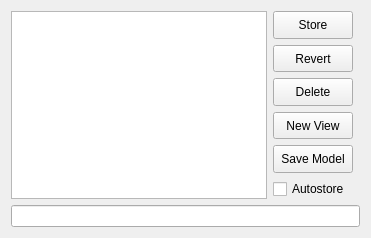
<?xml version="1.0" encoding="UTF-8"?>
<ui version="4.0">
 <class>imodvViewsForm</class>
 <widget class="QWidget" name="imodvViewsForm">
  <property name="geometry">
   <rect>
    <x>0</x>
    <y>0</y>
    <width>371</width>
    <height>238</height>
   </rect>
  </property>
  <property name="sizePolicy">
   <sizepolicy hsizetype="Minimum" vsizetype="Preferred">
    <horstretch>0</horstretch>
    <verstretch>0</verstretch>
   </sizepolicy>
  </property>
  <property name="focusPolicy">
   <enum>Qt::StrongFocus</enum>
  </property>
  <property name="windowTitle">
   <string>3dmodv Views</string>
  </property>
  <layout class="QVBoxLayout" name="verticalLayout">
   <item>
    <layout class="QHBoxLayout" name="horizontalLayout">
     <item>
      <widget class="QListWidget" name="viewListBox">
       <property name="sizePolicy">
        <sizepolicy hsizetype="Fixed" vsizetype="Expanding">
         <horstretch>0</horstretch>
         <verstretch>0</verstretch>
        </sizepolicy>
       </property>
       <property name="focusPolicy">
        <enum>Qt::NoFocus</enum>
       </property>
       <property name="editTriggers">
        <set>QAbstractItemView::NoEditTriggers</set>
       </property>
       <property name="showDropIndicator" stdset="0">
        <bool>false</bool>
       </property>
       <property name="selectionRectVisible">
        <bool>false</bool>
       </property>
      </widget>
     </item>
     <item>
      <layout class="QVBoxLayout">
       <property name="spacing">
        <number>6</number>
       </property>
       <property name="margin">
        <number>0</number>
       </property>
       <item>
        <widget class="QPushButton" name="storeButton">
         <property name="sizePolicy">
          <sizepolicy hsizetype="Fixed" vsizetype="Fixed">
           <horstretch>0</horstretch>
           <verstretch>0</verstretch>
          </sizepolicy>
         </property>
         <property name="maximumSize">
          <size>
           <width>80</width>
           <height>32767</height>
          </size>
         </property>
         <property name="focusPolicy">
          <enum>Qt::NoFocus</enum>
         </property>
         <property name="toolTip">
          <string>Save current model properties in selected view</string>
         </property>
         <property name="text">
          <string>Store</string>
         </property>
        </widget>
       </item>
       <item>
        <widget class="QPushButton" name="revertButton">
         <property name="sizePolicy">
          <sizepolicy hsizetype="Fixed" vsizetype="Fixed">
           <horstretch>0</horstretch>
           <verstretch>0</verstretch>
          </sizepolicy>
         </property>
         <property name="maximumSize">
          <size>
           <width>80</width>
           <height>32767</height>
          </size>
         </property>
         <property name="focusPolicy">
          <enum>Qt::NoFocus</enum>
         </property>
         <property name="toolTip">
          <string>Return to the stored values of the currently selected view</string>
         </property>
         <property name="text">
          <string>Revert</string>
         </property>
        </widget>
       </item>
       <item>
        <widget class="QPushButton" name="deleteButton">
         <property name="sizePolicy">
          <sizepolicy hsizetype="Fixed" vsizetype="Fixed">
           <horstretch>0</horstretch>
           <verstretch>0</verstretch>
          </sizepolicy>
         </property>
         <property name="maximumSize">
          <size>
           <width>80</width>
           <height>32767</height>
          </size>
         </property>
         <property name="focusPolicy">
          <enum>Qt::NoFocus</enum>
         </property>
         <property name="toolTip">
          <string>Remove the currently selected view from the list</string>
         </property>
         <property name="text">
          <string>Delete</string>
         </property>
        </widget>
       </item>
       <item>
        <widget class="QPushButton" name="newButton">
         <property name="sizePolicy">
          <sizepolicy hsizetype="Fixed" vsizetype="Fixed">
           <horstretch>0</horstretch>
           <verstretch>0</verstretch>
          </sizepolicy>
         </property>
         <property name="maximumSize">
          <size>
           <width>80</width>
           <height>32767</height>
          </size>
         </property>
         <property name="focusPolicy">
          <enum>Qt::NoFocus</enum>
         </property>
         <property name="toolTip">
          <string>Add a new view to the list with the properties of current display</string>
         </property>
         <property name="text">
          <string>New View</string>
         </property>
        </widget>
       </item>
       <item>
        <widget class="QPushButton" name="saveButton">
         <property name="sizePolicy">
          <sizepolicy hsizetype="Fixed" vsizetype="Fixed">
           <horstretch>0</horstretch>
           <verstretch>0</verstretch>
          </sizepolicy>
         </property>
         <property name="maximumSize">
          <size>
           <width>80</width>
           <height>32767</height>
          </size>
         </property>
         <property name="focusPolicy">
          <enum>Qt::NoFocus</enum>
         </property>
         <property name="toolTip">
          <string>Save model to file, with all view modifications</string>
         </property>
         <property name="text">
          <string>Save Model</string>
         </property>
        </widget>
       </item>
       <item>
        <widget class="QCheckBox" name="autoStoreBox">
         <property name="focusPolicy">
          <enum>Qt::NoFocus</enum>
         </property>
         <property name="toolTip">
          <string>Automatically store changes in the current view when switching to another view, saving model, etc.</string>
         </property>
         <property name="text">
          <string>Autostore</string>
         </property>
        </widget>
       </item>
      </layout>
     </item>
    </layout>
   </item>
   <item>
    <widget class="QLineEdit" name="viewLabelEdit">
     <property name="focusPolicy">
      <enum>Qt::ClickFocus</enum>
     </property>
     <property name="toolTip">
      <string>Change the name of the currently selected view</string>
     </property>
     <property name="text">
      <string/>
     </property>
    </widget>
   </item>
  </layout>
 </widget>
 <layoutdefault spacing="6" margin="11"/>
 <resources/>
 <connections>
  <connection>
   <sender>autoStoreBox</sender>
   <signal>toggled(bool)</signal>
   <receiver>imodvViewsForm</receiver>
   <slot>autostoreToggled(bool)</slot>
   <hints>
    <hint type="sourcelabel">
     <x>20</x>
     <y>20</y>
    </hint>
    <hint type="destinationlabel">
     <x>20</x>
     <y>20</y>
    </hint>
   </hints>
  </connection>
  <connection>
   <sender>viewLabelEdit</sender>
   <signal>editingFinished()</signal>
   <receiver>imodvViewsForm</receiver>
   <slot>setFocus()</slot>
   <hints>
    <hint type="sourcelabel">
     <x>20</x>
     <y>20</y>
    </hint>
    <hint type="destinationlabel">
     <x>20</x>
     <y>20</y>
    </hint>
   </hints>
  </connection>
  <connection>
   <sender>viewLabelEdit</sender>
   <signal>editingFinished()</signal>
   <receiver>imodvViewsForm</receiver>
   <slot>newLabelEntered()</slot>
   <hints>
    <hint type="sourcelabel">
     <x>20</x>
     <y>20</y>
    </hint>
    <hint type="destinationlabel">
     <x>20</x>
     <y>20</y>
    </hint>
   </hints>
  </connection>
  <connection>
   <sender>storeButton</sender>
   <signal>clicked()</signal>
   <receiver>imodvViewsForm</receiver>
   <slot>storePressed()</slot>
   <hints>
    <hint type="sourcelabel">
     <x>20</x>
     <y>20</y>
    </hint>
    <hint type="destinationlabel">
     <x>20</x>
     <y>20</y>
    </hint>
   </hints>
  </connection>
  <connection>
   <sender>revertButton</sender>
   <signal>clicked()</signal>
   <receiver>imodvViewsForm</receiver>
   <slot>revertPressed()</slot>
   <hints>
    <hint type="sourcelabel">
     <x>20</x>
     <y>20</y>
    </hint>
    <hint type="destinationlabel">
     <x>20</x>
     <y>20</y>
    </hint>
   </hints>
  </connection>
  <connection>
   <sender>deleteButton</sender>
   <signal>clicked()</signal>
   <receiver>imodvViewsForm</receiver>
   <slot>deletePressed()</slot>
   <hints>
    <hint type="sourcelabel">
     <x>20</x>
     <y>20</y>
    </hint>
    <hint type="destinationlabel">
     <x>20</x>
     <y>20</y>
    </hint>
   </hints>
  </connection>
  <connection>
   <sender>newButton</sender>
   <signal>clicked()</signal>
   <receiver>imodvViewsForm</receiver>
   <slot>newPressed()</slot>
   <hints>
    <hint type="sourcelabel">
     <x>20</x>
     <y>20</y>
    </hint>
    <hint type="destinationlabel">
     <x>20</x>
     <y>20</y>
    </hint>
   </hints>
  </connection>
  <connection>
   <sender>saveButton</sender>
   <signal>clicked()</signal>
   <receiver>imodvViewsForm</receiver>
   <slot>savePressed()</slot>
   <hints>
    <hint type="sourcelabel">
     <x>20</x>
     <y>20</y>
    </hint>
    <hint type="destinationlabel">
     <x>20</x>
     <y>20</y>
    </hint>
   </hints>
  </connection>
  <connection>
   <sender>viewListBox</sender>
   <signal>currentTextChanged(QString)</signal>
   <receiver>viewLabelEdit</receiver>
   <slot>setText(QString)</slot>
   <hints>
    <hint type="sourcelabel">
     <x>295</x>
     <y>115</y>
    </hint>
    <hint type="destinationlabel">
     <x>116</x>
     <y>236</y>
    </hint>
   </hints>
  </connection>
 </connections>
</ui>
